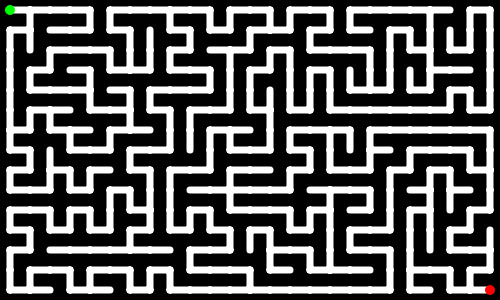
#> input picture solver/maze2.png, 500 x 300 px
$ python MazeSolver.py
#> lines starting #> are read from the running program, lines starting #| are printed output that depends on the picture; after the words box and inside, x2 and y2 are one past the last pixel; in counts of white or black regions, pixels touching at a corner belong together
import cv2
import numpy as np

cv2.namedWindow("win")

maze = cv2.imread("maze2.png")
#> maze is the input picture: shape (300, 500, 3); mean B, G, R 89.6, 89.7, 89.7
gray = cv2.cvtColor(maze,cv2.COLOR_BGR2GRAY)
thresh = cv2.threshold(gray, 20, 255, cv2.THRESH_BINARY)[1]
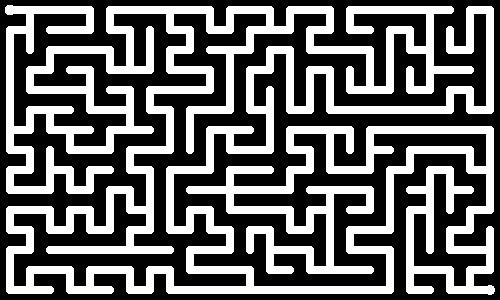
#> thresh: shape (300, 500); 39.4% white; 1 white region, box (x1, y1, x2, y2) and area: (5, 5, 495, 295) 59160

thresh = gray

sX = 9
sY = 9

way = []
way.append((sY,sX))

while True:
    if ((gray[sY+10,sX] > 70 and gray[sY+10,sX] < 80) or
        (gray[sY-10,sX] > 70 and gray[sY-10,sX] < 80) or
        (gray[sY,sX+10] > 70 and gray[sY,sX+10] < 80) or
        (gray[sY,sX-10] > 70 and gray[sY,sX-10] < 80)):
            print("Program je zavrsio. Put - {0}".format(way))
            break

    if gray[sY,sX + 10] == 255:
        sX = sX + 10
        way.append((sY,sX))
        cv2.circle(gray,(sX,sY), 3, 127, -1)

    elif gray[sY + 10,sX] == 255:
        sY = sY + 10
        way.append((sY,sX))
        cv2.circle(gray,(sX,sY), 3, 127, -1)

    elif gray[sY - 10,sX] == 255:
        sY = sY - 10
        way.append((sY,sX))
        cv2.circle(gray,(sX,sY), 3, 127, -1)

    elif gray[sY,sX - 10] == 255:
        sX = sX - 10
        way.append((sY,sX))
        cv2.circle(gray,(sX,sY), 3, 127, -1)
    else:
        del way[-1]
        sY = way[-1][0]
        sX = way[-1][1]
        cv2.circle(gray,(sX,sY), 3, 200, -1)
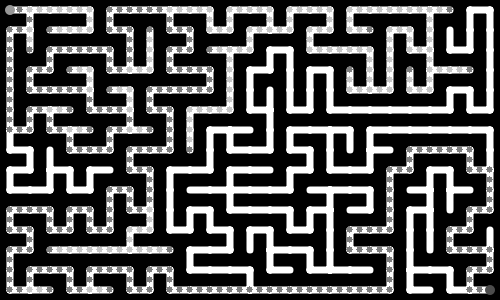
#> gray: shape (300, 500); min 0, max 255, mean 81.4
#> after the loop, way = 268 pairs, first value 9 to 289, second value 9 to 489


drawWay = [(b, a) for a, b in way]
#> drawWay = 268 pairs, first value 9 to 489, second value 9 to 289
drawWay = np.asarray(drawWay)

cv2.polylines(maze,[drawWay],False,(0,0,255),3)
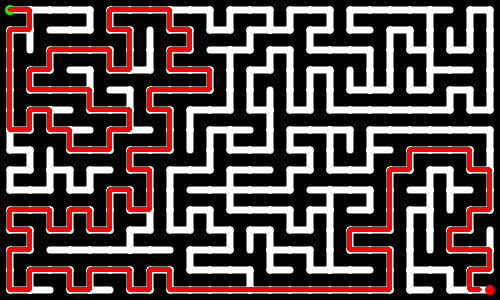
#> maze: shape (300, 500, 3); 8.73% of pixels changed, all inside (x1, y1, x2, y2) = (7, 7, 492, 292)

cv2.imshow("win",maze)
cv2.waitKey(0)
cv2.destroyAllWindows()
